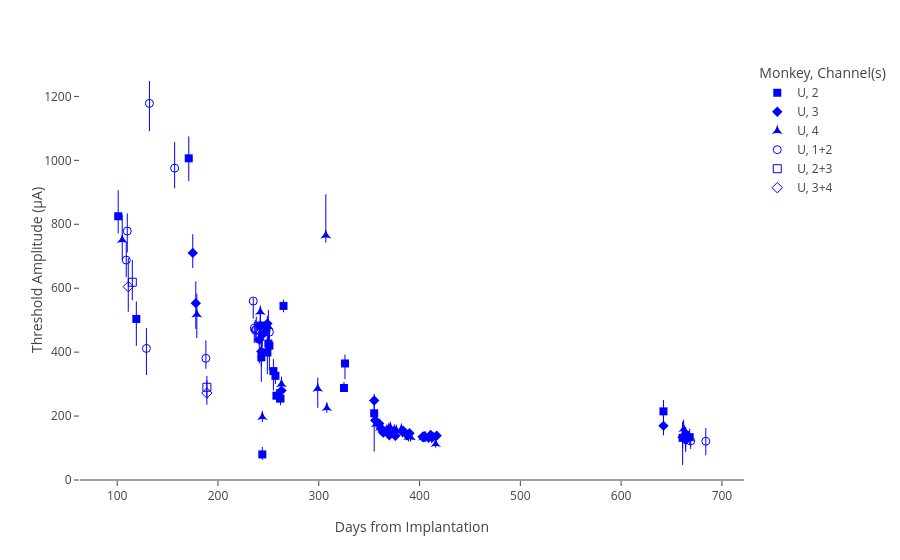

Here is the notebook cell this chart was saved with:
### Code cell
df = pd.read_csv(f'../data/4-external/fig4b.csv', dtype={'Channel(s)':str})
df = plot.sort_channel_labels(df)
df = df.dropna()
fig = plot.threshold_v_time(df)
# fig4c.update_traces(marker={'color':'#FF0000'})
fig

### Figure 1 — Plotly figure (JSON) as saved in the notebook; plotly's stock layout.template omitted (floating-point values rounded to 4 significant figures)
{"data": [{"error_y": {"array": [81.34, 48.39, 13.43, 23.56, 37.56, 48.57, 18.87, 22.52, 20.53, 20.18, 19.61, 24.9, 18.6, 27.65, 47.27, 27.02, 26.1, 20.17, 54.55, 35.54, 51.13, 68.45], "arrayminus": [54.18, 77.29, 19.73, 17.31, 60.16, 76.25, 25.77, 38.14, 20.81, 20.46, 20.02, 40.27, 8.908, 49.07, 67.65, 27.51, 24.86, 21.81, 84.24, 29.59, 84.72, 71.23]}, "hovertemplate": "Monkey=U<br>Channel(s)=2<br>Days=%{x}<br>location=%{y}<extra></extra>", "legendgroup": "U, 2", "marker": {"color": "blue", "size": 8, "symbol": "square"}, "mode": "markers", "name": "U, 2", "orientation": "v", "showlegend": true, "type": "scatter", "x": [101, 251, 248, 244, 255, 243, 257, 242, 258, 262, 265, 250, 325, 326, 249, 355, 668, 664, 119, 642, 661, 171], "xaxis": "x", "y": [825.1, 420.2, 474.2, 80.03, 340.6, 383.7, 325.9, 482.9, 263.7, 254.6, 544.6, 426.6, 287.9, 364.5, 399.0, 208.7, 134.1, 141.0, 503.8, 214.7, 131.9, 1006.0], "yaxis": "y"}, {"error_y": {"array": [17.11, 14.06, 20.66, 11.75, 12.21, 15.9, 13.05, 13.39, 12.96, 26.6, 11.4, 13.13, 15.29, 24.43, 37.2, 36.5, 30.07, 58.25, 68.01, 13.5, 12.16, 11.54, 14.06, 50.89, 12.14, 40.17, 38.37, 40.06, 16.53, 12.45], "arrayminus": [22.17, 20.14, 159.9, 12.23, 14.26, 14.1, 12.62, 17.11, 15.91, 18.06, 14.29, 17.22, 15.36, 62.25, 36.69, 34.61, 29.78, 47.21, 80.77, 13.01, 12.85, 13.99, 14.19, 73.55, 12.65, 38.16, 47.22, 41.38, 16.15, 12.72]}, "hovertemplate": "Monkey=U<br>Channel(s)=3<br>Days=%{x}<br>location=%{y}<extra></extra>", "legendgroup": "U, 3", "marker": {"color": "blue", "size": 8, "symbol": "diamond"}, "mode": "markers", "name": "U, 3", "orientation": "v", "showlegend": true, "type": "scatter", "x": [263, 362, 355, 388, 376, 364, 390, 368, 384, 356, 360, 383, 403, 249, 664, 661, 642, 175, 178, 417, 411, 409, 413, 241, 374, 244, 243, 242, 405, 370], "xaxis": "x", "y": [279.6, 161.4, 248.9, 140.0, 138.3, 148.2, 146.6, 150.3, 153.3, 186.6, 176.5, 150.7, 135.0, 489.2, 124.6, 133.9, 169.4, 710.5, 553.3, 138.7, 140.8, 131.8, 134.7, 438.4, 145.7, 454.4, 402.3, 483.2, 135.5, 140.0], "yaxis": "y"}, {"error_y": {"array": [14.12, 13.98, 14.09, 15.69, 12.81, 13.96, 28.58, 31.73, 11.63, 13.29, 12.62, 11.87, 16.08, 9.998, 13.51, 18.97, 18.78, 17.4, 50.83, 22.95, 64.36, 127.8, 79.29, 12.06, 11.52, 15.08, 13.56, 33.88], "arrayminus": [14.66, 20.28, 14.62, 15.52, 15.89, 14.4, 27.03, 38.76, 11.37, 13.46, 11.66, 13.26, 15.87, 14.71, 12.54, 21.92, 16.3, 26.76, 49.48, 26.36, 74.57, 23.11, 63.96, 13.49, 14.39, 17.97, 15.1, 60.38]}, "hovertemplate": "Monkey=U<br>Channel(s)=4<br>Days=%{x}<br>location=%{y}<extra></extra>", "legendgroup": "U, 4", "marker": {"color": "blue", "size": 8, "symbol": "star-triangle-up"}, "mode": "markers", "name": "U, 4", "orientation": "v", "showlegend": true, "type": "scatter", "x": [391, 412, 406, 404, 377, 389, 662, 664, 375, 410, 416, 382, 308, 369, 371, 242, 244, 249, 250, 263, 179, 307, 105, 357, 361, 363, 367, 299], "xaxis": "x", "y": [134.6, 135.4, 134.6, 133.8, 156.3, 135.1, 160.0, 134.1, 157.4, 134.8, 112.9, 159.5, 225.9, 160.6, 165.4, 526.4, 197.5, 483.1, 480.6, 300.4, 518.5, 765.8, 751.5, 174.9, 162.9, 158.3, 155.1, 286.2], "yaxis": "y"}, {"error_y": {"array": [81.4, 55.17, 64.35, 70.05, 57.18, 20.66, 9.984, 31.88, 40.95, 22.4, 22.08, 56.07, 41.11], "arrayminus": [63.11, 66.73, 83.3, 86.9, 53.06, 46.18, 54.52, 37.77, 42.5, 50.63, 25.05, 32.95, 43.93]}, "hovertemplate": "Monkey=U<br>Channel(s)=1+2<br>Days=%{x}<br>location=%{y}<extra></extra>", "legendgroup": "U, 1+2", "marker": {"color": "blue", "size": 8, "symbol": "circle-open"}, "mode": "markers", "name": "U, 1+2", "orientation": "v", "showlegend": true, "type": "scatter", "x": [157, 110, 129, 132, 109, 236, 235, 237, 238, 251, 669, 188, 684], "xaxis": "x", "y": [975.6, 778.7, 411.6, 1178.0, 688.0, 474.9, 559.7, 468.6, 470.6, 462.6, 122.1, 380.6, 121.3], "yaxis": "y"}, {"error_y": {"array": [35.49, 70.1], "arrayminus": [31.08, 56.48]}, "hovertemplate": "Monkey=U<br>Channel(s)=2+3<br>Days=%{x}<br>location=%{y}<extra></extra>", "legendgroup": "U, 2+3", "marker": {"color": "blue", "size": 8, "symbol": "square-open"}, "mode": "markers", "name": "U, 2+3", "orientation": "v", "showlegend": true, "type": "scatter", "x": [189, 115], "xaxis": "x", "y": [290.0, 618.7], "yaxis": "y"}, {"error_y": {"array": [39.84, 89.75], "arrayminus": [36.75, 78.65]}, "hovertemplate": "Monkey=U<br>Channel(s)=3+4<br>Days=%{x}<br>location=%{y}<extra></extra>", "legendgroup": "U, 3+4", "marker": {"color": "blue", "size": 8, "symbol": "diamond-open"}, "mode": "markers", "name": "U, 3+4", "orientation": "v", "showlegend": true, "type": "scatter", "x": [189, 111], "xaxis": "x", "y": [272.2, 604.8], "yaxis": "y"}], "layout": {"autosize": true, "legend": {"title": {"text": "Monkey, Channel(s)"}, "tracegroupgap": 0}, "margin": {"t": 60}, "xaxis": {"anchor": "y", "autorange": true, "domain": [0, 1], "range": [63.42, 721.6], "title": {"text": "Days from Implantation"}, "type": "linear"}, "yaxis": {"anchor": "x", "autorange": true, "domain": [0, 1], "range": [0, 1314.0], "title": {"text": "Threshold Amplitude (μA)"}, "type": "linear"}}}
